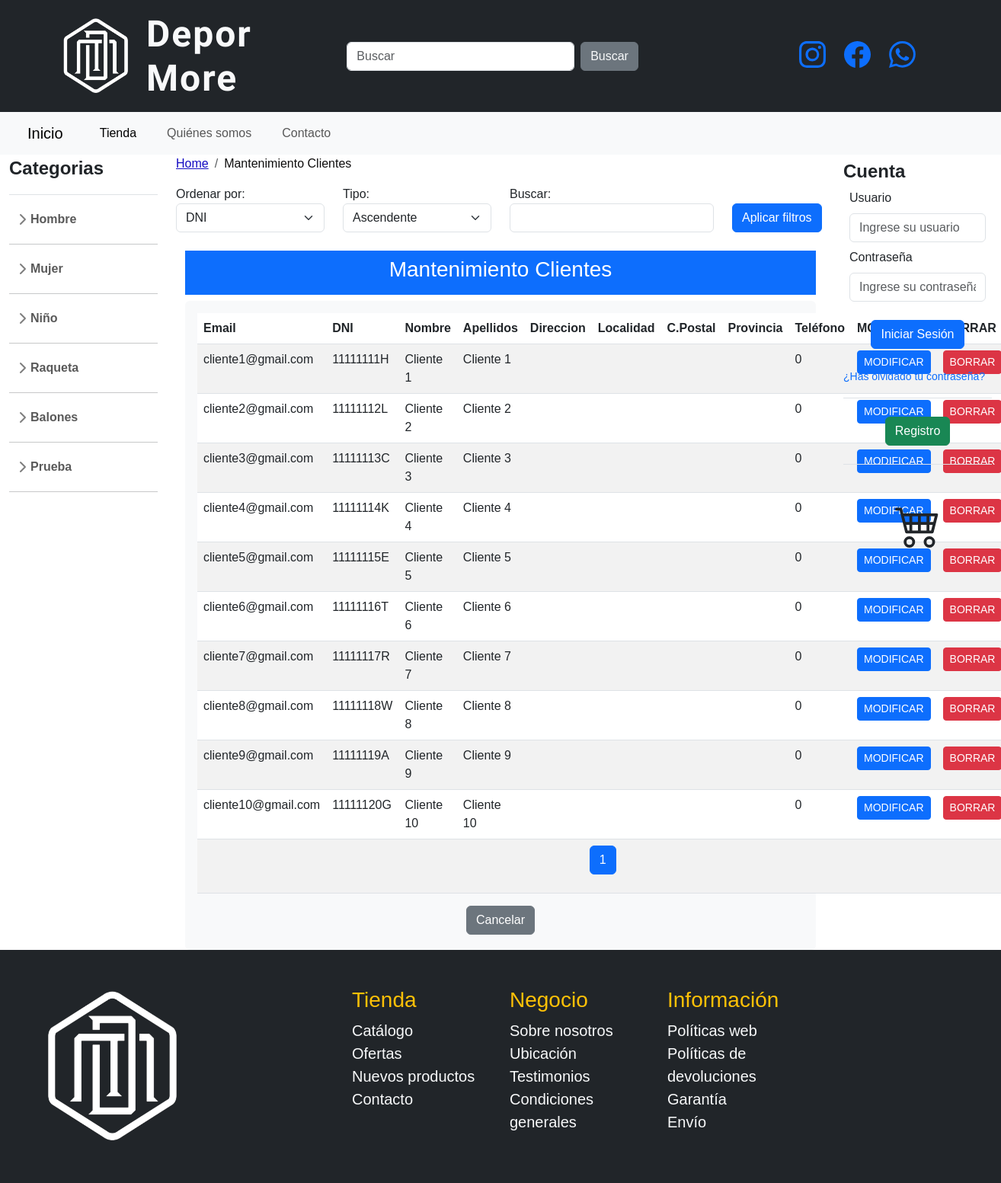
Screenshot of /index.php?page=mantenimientoClientes with the database file from the repository.
### tables this page shows
CREATE TABLE `categorias` (
  `id_cat` int(11) NOT NULL,
  `cod_cat` varchar(5) NOT NULL,
  `nom_cat` varchar(30) NOT NULL,
  `cod_sub` varchar(5) NOT NULL,
  `nom_sub` varchar(30) NOT NULL,
  `activo` enum('S','N') DEFAULT 'S'
);

CREATE TABLE `usuarios` (
  `id` int(5) NOT NULL,
  `dni` varchar(9) NOT NULL,
  `nombre` varchar(30) NOT NULL,
  `apellidos` varchar(50) NOT NULL,
  `direccion` varchar(50) NOT NULL,
  `localidad` varchar(30) NOT NULL,
  `cpostal` varchar(5) NOT NULL,
  `provincia` varchar(30) NOT NULL,
  `telefono` int(9) NOT NULL,
  `rol` enum('cliente','empleado','administrador') NOT NULL,
  `email` varchar(80) NOT NULL,
  `password` varchar(200) NOT NULL,
  `activo` enum('S','N') NOT NULL
);

### pagina/lateral_izq.php (called while the page is built)
<?php
$categorias = include './php/lateral_izquierdo.php';
?>

### usuarios/consulta_clientes.php (called while the page is built, shortened)
<?php
$conexionDB = new ConexionDB(DB_HOST, DB_USER, DB_PASS, DB_NAME);
$conn = $conexionDB->obtenerConexion();
$sql = "SELECT * FROM usuarios WHERE activo = 'S' AND rol = 'cliente' ";
$resultado = $conn->query($sql);
if ($resultado->num_rows > 0) {
    $usuarios = array();
    while ($fila = $resultado->fetch_assoc()) {
        $usuarios[] = $fila;
    }
} else {
    $usuarios = array();
}
return $usuarios;
?>

### usuarios/mantenimientoClientes.php (the view, shortened to what this page needs)
<?php include './pagina/breadcrumb.php'; ?>
<?php echo $breadcrumbs;
?>
<form action="index.php?page=mantenimientoClientes" method="POST">
    <div class="row mb-3">
        <div class="col-md-3">
            <label for="ordenar">Ordenar por:</label>
            <select name="ordenar" class="form-select">
                <option value="dni">DNI</option>
            </select>
        </div>
        <div class="col-md-3">
            <label for="tipo">Tipo:</label>
            <select name="tipo" class="form-select">
                <option value="asc">Ascendente</option>
            </select>
        </div>
        <div class="col-md-4">
            <label for="buscar">Buscar:</label>
            <input type="text" name="buscar" class="form-control">
        </div>
        <div class="col-md-2">
            <button type="submit" class="btn btn-primary mt-4">Aplicar filtros</button>
        </div>
    </div>
</form>
<div class="container mt-4">
    <div class="row justify-content-center">
        <div class="col-md-12">
            <div class="bg-primary text-white p-2 mb-2 text-center">
                <h3>Mantenimiento Clientes</h3>
            </div>
            <div class="bg-light p-3 rounded">
                <table class="table table-striped table-striped-custom">
                    <thead>
                        <tr>
                            <th>Email</th>
                            <th>DNI</th>
                            <th>Nombre</th>
                            <th>Apellidos</th>
                            <th>Direccion</th>
                            <th>Localidad</th>
                            <th>C.Postal</th>
                            <th>Provincia</th>
                            <th>Teléfono</th>
                            <th>MODIFICAR</th>
                            <th>BORRAR</th>
                        </tr>
                    </thead>
                    <tbody>
                        <?php
                        include 'consulta_clientes.php';
                        $usuarios_por_pagina = 10;
                        $total_usuarios = count($usuarios);
                        $pagina_actual = isset($_GET['pagina']) ? $_GET['pagina'] : 1;
                        $indice_inicio = ($pagina_actual - 1) * $usuarios_por_pagina;
                        $indice_fin = min($indice_inicio + $usuarios_por_pagina, $total_usuarios);
                        for ($i = $indice_inicio; $i < $indice_fin; $i++) {
                            $usuario = $usuarios[$i];
                            echo '<tr>';
                            echo '<td>' . $usuario['email'] . '</td>';
                            echo '<td>' . $usuario['dni'] . '</td>';
                            echo '<td>' . $usuario['nombre'] . '</td>';
                            echo '<td>' . $usuario['apellidos'] . '</td>';
                            echo '<td>' . $usuario['direccion'] . '</td>';
                            echo '<td>' . $usuario['localidad'] . '</td>';
                            echo '<td>' . $usuario['cpostal'] . '</td>';
                            echo '<td>' . $usuario['provincia'] . '</td>';
                            echo '<td>' . $usuario['telefono'] . '</td>';
                            echo '<td>';
                            echo '<form action="index.php?page=modificarCliente" method="POST">';
                            echo '<button type="submit" class="btn btn-primary btn-sm" name="modificar">MODIFICAR</button>';
                            echo '</form>';
                            echo '</td>';
                            echo '<td>';
                            echo '<form action="index.php?page=borrarCliente" method="POST">';
                            echo '<button type="submit" class="btn btn-danger btn-sm" name="borrar">BORRAR</button>';
                            echo '</form>';
                            echo '</td>';
                        }
                        $total_paginas = ceil($total_usuarios / $usuarios_por_pagina);
                        ?>
                        <tr>
                            <td colspan="12">
                                <nav aria-label="Page navigation example">
                                    <ul class="pagination justify-content-center">
                                        <?php for ($pagina = 1; $pagina <= $total_paginas; $pagina++) : ?>
                                            <li class="page-item <?php echo ($pagina == $pagina_actual) ? 'active' : ''; ?>">
                                                <a class="page-link" href="index.php?page=mantenimientoClientes&pagina=<?php echo $pagina; ?>"><?php echo $pagina; ?></a>
                                            </li>
                                        <?php endfor; ?>
                                    </ul>
                                </nav>
                            </td>
                        </tr>
                    </tbody>
                </table>
                <div class="d-grid gap-2 d-md-flex justify-content-md-center mb-1">
                    <a href="index.php?page=usuarios" class="btn btn-secondary">Cancelar</a>
                </div>
            </div>
        </div>
    </div>
</div>

### php/lateral_izquierdo.php (shortened to what this page needs)
<?php
$conexionDB = new ConexionDB(DB_HOST, DB_USER, DB_PASS, DB_NAME);
$conn = $conexionDB->obtenerConexion();
$sql = "SELECT * FROM categorias WHERE activo = 'S' ORDER BY cod_cat, cod_sub";
$resultado = $conn->query($sql);
$categorias = array();
if ($resultado->num_rows > 0) {
    while ($fila = $resultado->fetch_assoc()) {
        $categoria = $fila['nom_cat'];
        $subcategoria = $fila['nom_sub'];
        $categorias[$categoria][] = $subcategoria;
    }
}
echo '<a class="d-flex align-items-center pb-3 mb-3 link-dark text-decoration-none border-bottom">';
echo '<span class="fs-4 fw-semibold">Categorias</span>';
echo '</a>';
echo '<ul class="list-unstyled ps-0">';
foreach ($categorias as $categoria => $subcategorias) {
    echo '<li class="mb-1">';
    echo '<button class="btn btn-toggle align-items-center rounded collapsed" data-bs-toggle="collapse" data-bs-target="#' . strtolower(str_replace(' ', '-', $categoria)) . '-collapse" aria-expanded="false">' . $categoria . '</button>';
    echo '</li>';
    echo '<hr class="d-none d-sm-block" >';
}
echo '</ul>';
?>

### css/styles.css (style rules this page uses)
body { margin: 0; padding: 0; font-family: 'Arial', sans-serif; box-sizing: border-box; }
.table-striped-custom tbody tr:nth-child(4n+2) { background-color: #916464; }
.table-striped-custom tbody tr:nth-child(4n+3) { background-color: #e6e6e6; }

### sidebars.css (style rules this page uses)
body { min-height: 100vh; min-height: -webkit-fill-available; }
html { height: -webkit-fill-available; }
.btn-toggle { display: inline-flex; align-items: center; padding: .25rem .5rem; font-weight: 600; color: rgba(0, 0, 0, .65); background-color: transparent; border: 0; }
.btn-toggle::before { width: 1.25em; line-height: 0; transition: transform .35s ease; transform-origin: .5em 50%; }
.fw-semibold { font-weight: 600; }

### rows the page displays
categorias: nom_cat "Prueba"
usuarios: email "cliente1@gmail.com", dni "11111111H", nombre "Cliente 1", apellidos "Cliente 1", telefono "0"
usuarios: email "cliente2@gmail.com", dni "11111112L", nombre "Cliente 2", apellidos "Cliente 2", telefono "0"
usuarios: email "cliente3@gmail.com", dni "11111113C", nombre "Cliente 3", apellidos "Cliente 3", telefono "0"
usuarios: email "cliente4@gmail.com", dni "11111114K", nombre "Cliente 4", apellidos "Cliente 4", telefono "0"
usuarios: email "cliente5@gmail.com", dni "11111115E", nombre "Cliente 5", apellidos "Cliente 5", telefono "0"
usuarios: email "cliente6@gmail.com", dni "11111116T", nombre "Cliente 6", apellidos "Cliente 6", telefono "0"
usuarios: email "cliente7@gmail.com", dni "11111117R", nombre "Cliente 7", apellidos "Cliente 7", telefono "0"
usuarios: email "cliente8@gmail.com", dni "11111118W", nombre "Cliente 8", apellidos "Cliente 8", telefono "0"
usuarios: email "cliente9@gmail.com", dni "11111119A", nombre "Cliente 9", apellidos "Cliente 9", telefono "0"
usuarios: email "cliente10@gmail.com", dni "11111120G", nombre "Cliente 10", apellidos "Cliente 10", telefono "0"

### other values shown
$categoria "Hombre"
$categoria "Mujer"
$categoria "Niño"
$categoria "Raqueta"
$categoria "Balones"
$label "Mantenimiento Clientes"
